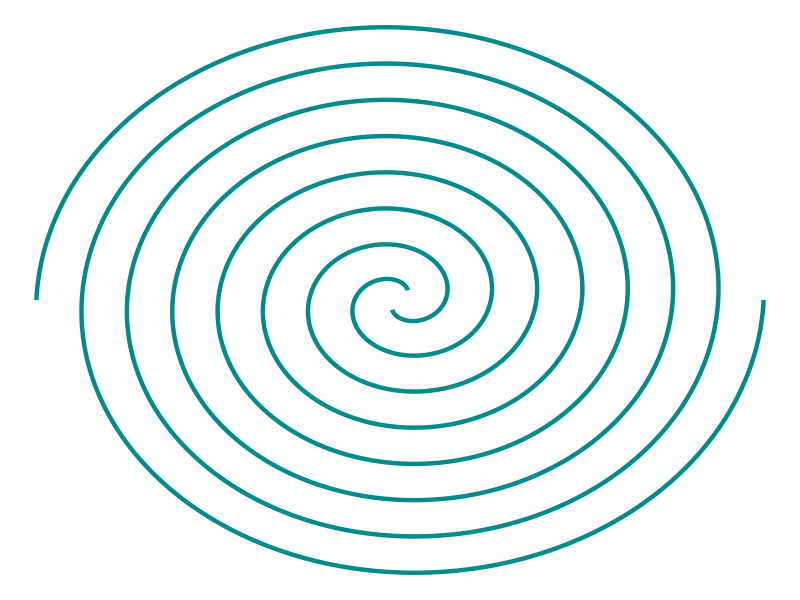

R code for this plot:
## ---- chunk 1
#| label: libraries-list
#| echo: false

library(ggplot2)
## ---- chunk 2
#| label: fig-maze
#| fig-align: center
#| fig-cap: Un labyrinthe
#| echo: false

n <- 2000
theta <- seq(1, 8 * pi, length.out = n)

r <- 0.5 * theta
x1 <- r * cos(theta)
y1 <- r * sin(theta)
x2 <- r * cos(theta + pi)
y2 <- r * sin(theta + pi)

data_maze <- rbind(data.frame(x = x1, y = y1, id = 1),
                   data.frame(x = x2, y = y2, id = 2))

ggplot(data_maze, aes(x, y, group = id)) +
  geom_path(color = "darkcyan", linewidth = 1.5) +
  theme_void()
